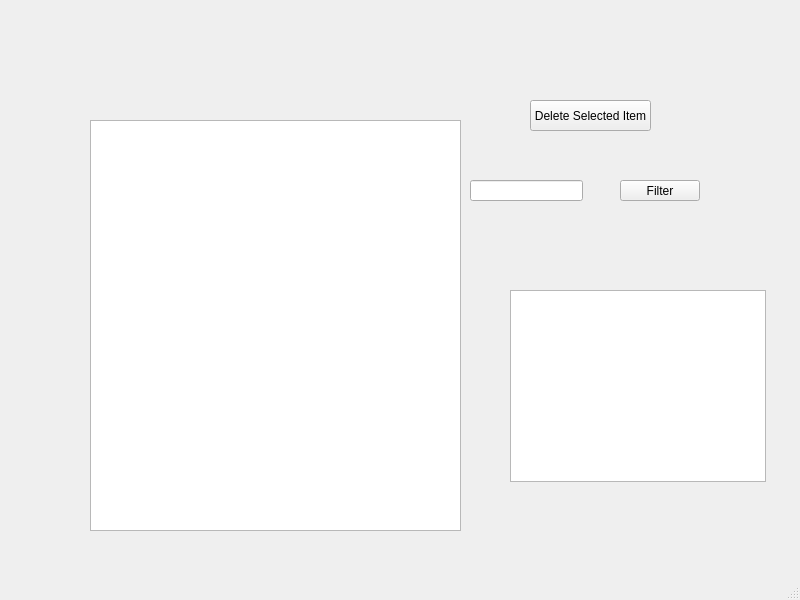
<?xml version="1.0" encoding="UTF-8"?>
<ui version="4.0">
 <class>MainWindow</class>
 <widget class="QMainWindow" name="MainWindow">
  <property name="geometry">
   <rect>
    <x>0</x>
    <y>0</y>
    <width>800</width>
    <height>600</height>
   </rect>
  </property>
  <property name="windowTitle">
   <string>MainWindow</string>
  </property>
  <widget class="QWidget" name="centralwidget">
   <widget class="QListView" name="listView">
    <property name="geometry">
     <rect>
      <x>90</x>
      <y>120</y>
      <width>371</width>
      <height>411</height>
     </rect>
    </property>
   </widget>
   <widget class="QPushButton" name="deleteBtn">
    <property name="geometry">
     <rect>
      <x>530</x>
      <y>100</y>
      <width>121</width>
      <height>31</height>
     </rect>
    </property>
    <property name="text">
     <string>Delete Selected Item</string>
    </property>
   </widget>
   <widget class="QLineEdit" name="lineEdit">
    <property name="geometry">
     <rect>
      <x>470</x>
      <y>180</y>
      <width>113</width>
      <height>21</height>
     </rect>
    </property>
   </widget>
   <widget class="QPushButton" name="filterBtn">
    <property name="geometry">
     <rect>
      <x>620</x>
      <y>180</y>
      <width>80</width>
      <height>21</height>
     </rect>
    </property>
    <property name="text">
     <string>Filter</string>
    </property>
   </widget>
   <widget class="QListView" name="listView_2">
    <property name="geometry">
     <rect>
      <x>510</x>
      <y>290</y>
      <width>256</width>
      <height>192</height>
     </rect>
    </property>
   </widget>
  </widget>
  <widget class="QMenuBar" name="menubar">
   <property name="geometry">
    <rect>
     <x>0</x>
     <y>0</y>
     <width>800</width>
     <height>20</height>
    </rect>
   </property>
  </widget>
  <widget class="QStatusBar" name="statusbar"/>
 </widget>
 <resources/>
 <connections/>
</ui>
